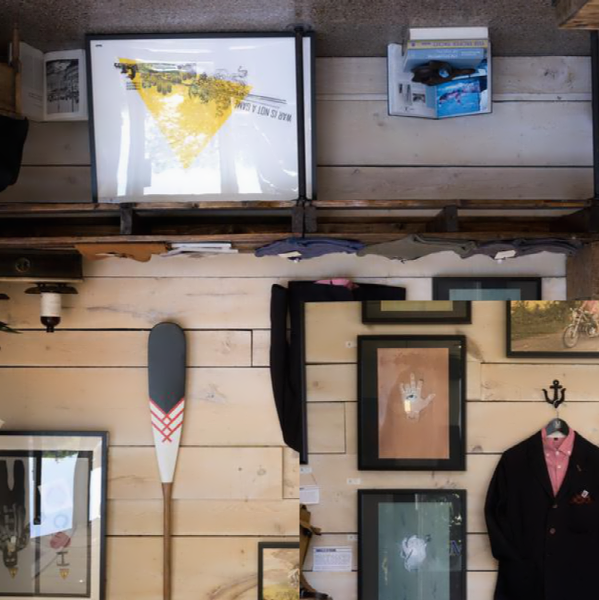
#> input picture pil_image.png, 599 x 600 px
$ python affine.py
#> lines starting #> are read from the running program, lines starting #| are printed output that depends on the picture
from scipy import ndimage
from PIL import Image
import numpy as np
import pylab as pl

image = np.array(Image.open('pil_image.png').convert('L'))
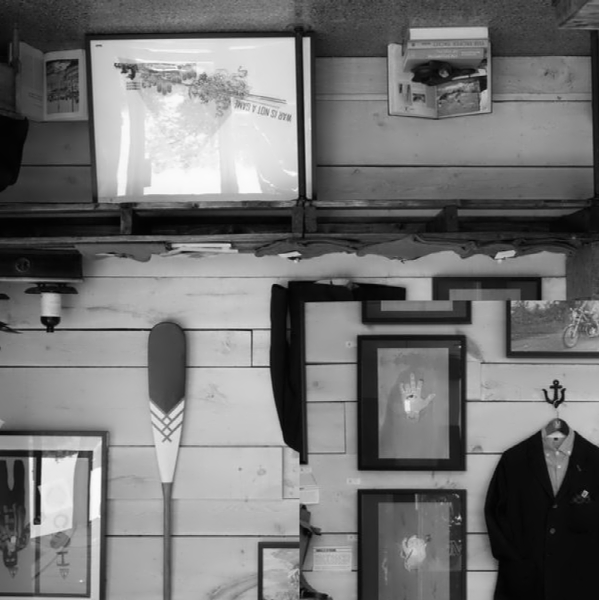
#> image: shape (600, 599); min 2, max 251, mean 115.7
H = np.array([[1.2, 0.03, -100], [0.05, 1.5, -100], [0, 0, 1]])
image2 = ndimage.affine_transform(image, H[:2, :2], (H[0, 2], H[1, 2]))
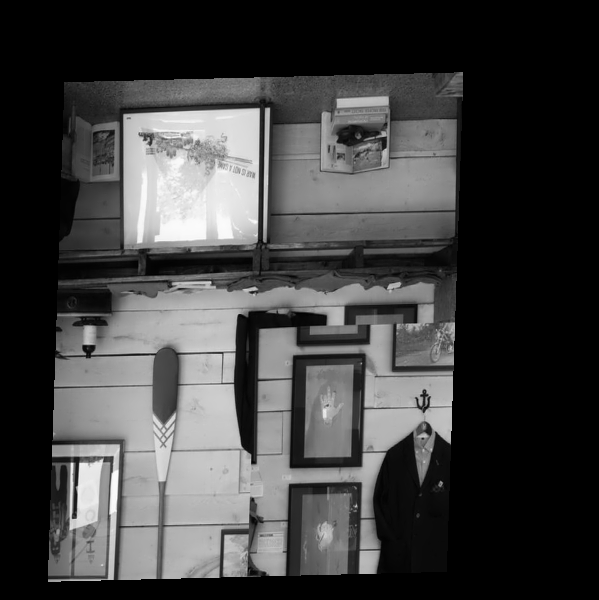
#> image2: shape (600, 599); min 0, max 252, mean 64.2

pl.figure()
pl.gray()
pl.imshow(image2)
pl.show()

$ run again, with IMG_0490.png copied over pil_image.png
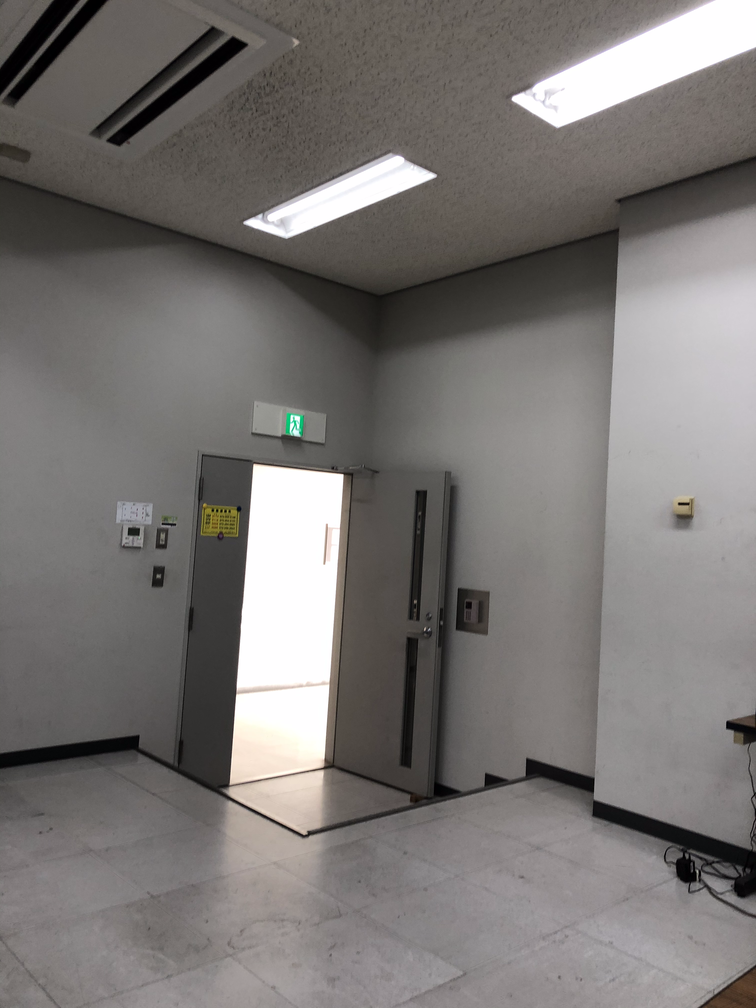
#> input picture IMG_0490.png, 756 x 1008 px
#> `image2 = ndimage.affine_transform(image, H[:2, :2], (H[0, 2], H[1, 2]))`:
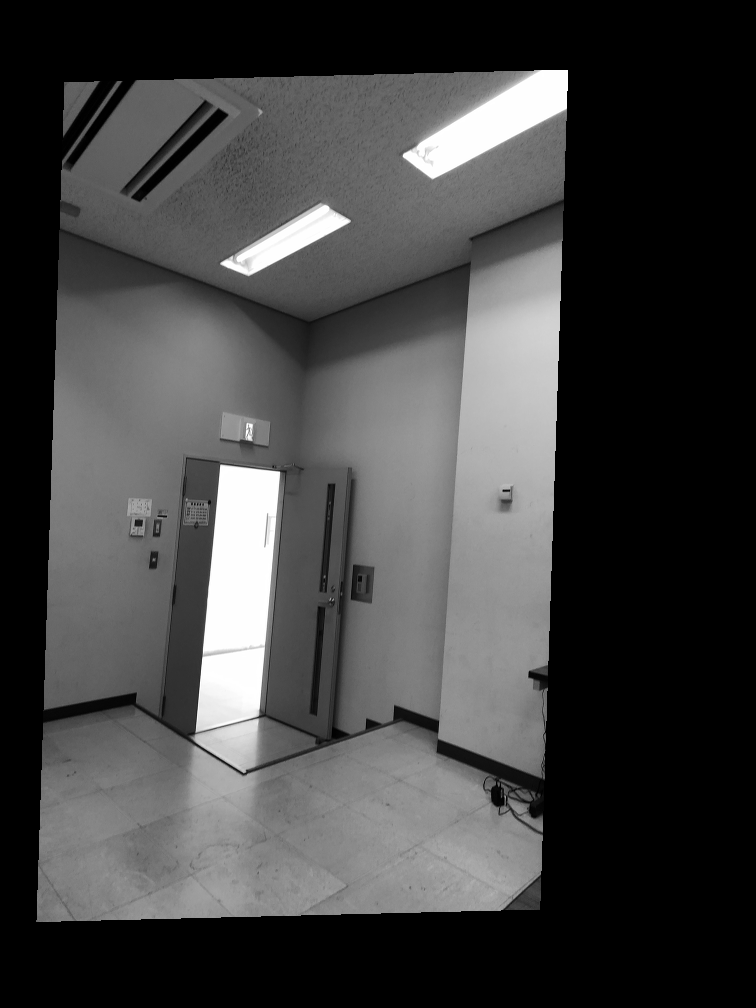
#> image2: shape (1008, 756); min 0, max 255, mean 66

$ run again, with IMG_0491.png copied over pil_image.png
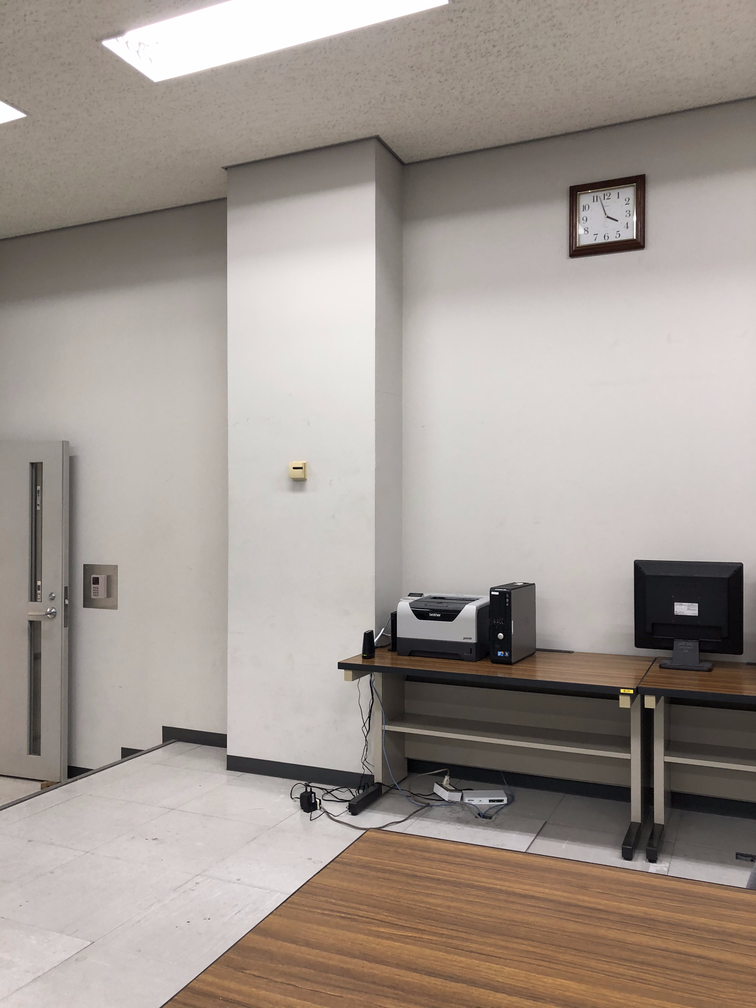
#> input picture IMG_0491.png, 756 x 1008 px
#> `image = np.array(Image.open('pil_image.png').convert('L'))`:
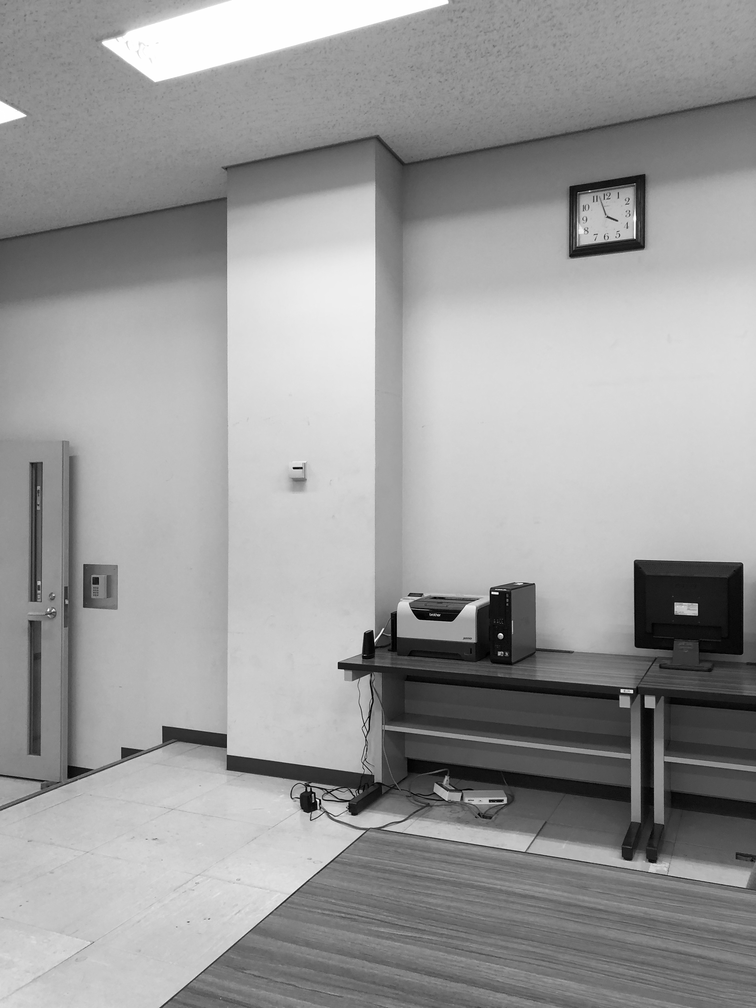
#> image: shape (1008, 756); min 0, max 255, mean 154.7
#> `image2 = ndimage.affine_transform(image, H[:2, :2], (H[0, 2], H[1, 2]))`:
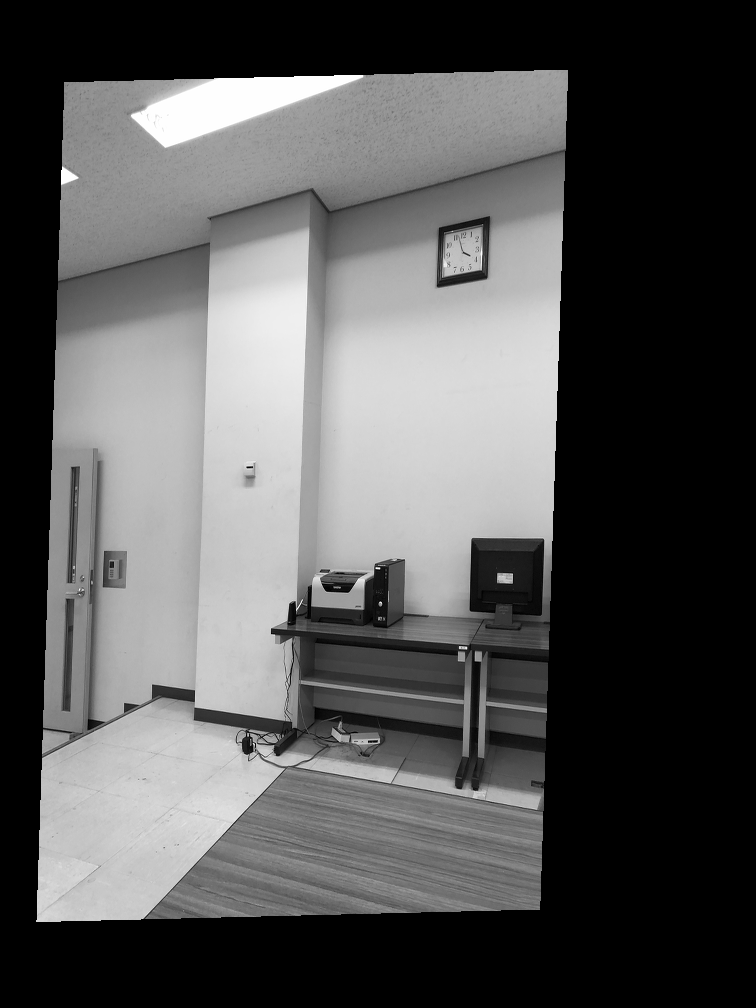
#> image2: shape (1008, 756); min 0, max 255, mean 85.8

$ run again, with IMG_0492.png copied over pil_image.png
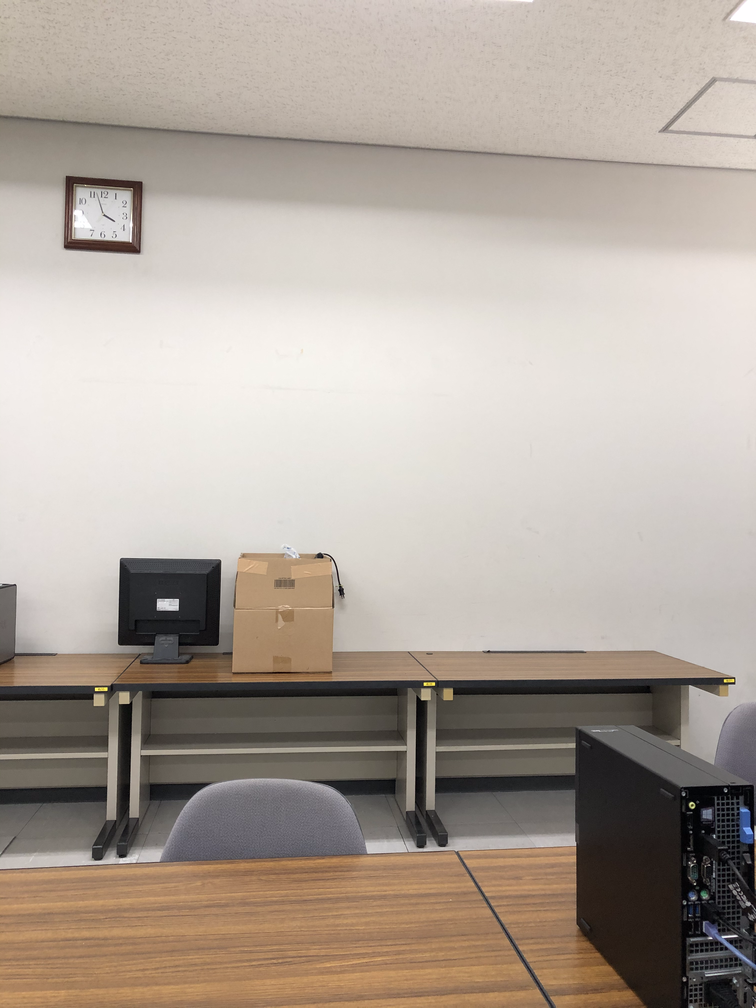
#> input picture IMG_0492.png, 756 x 1008 px
#> `image = np.array(Image.open('pil_image.png').convert('L'))`:
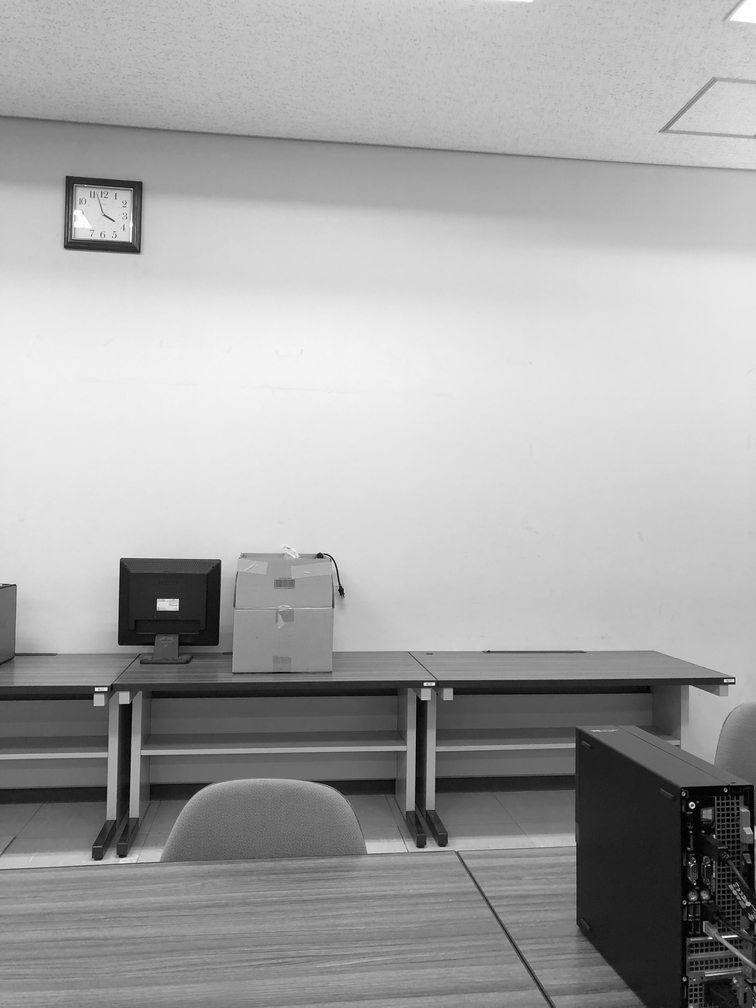
#> image: shape (1008, 756); min 0, max 255, mean 165.6
#> `image2 = ndimage.affine_transform(image, H[:2, :2], (H[0, 2], H[1, 2]))`:
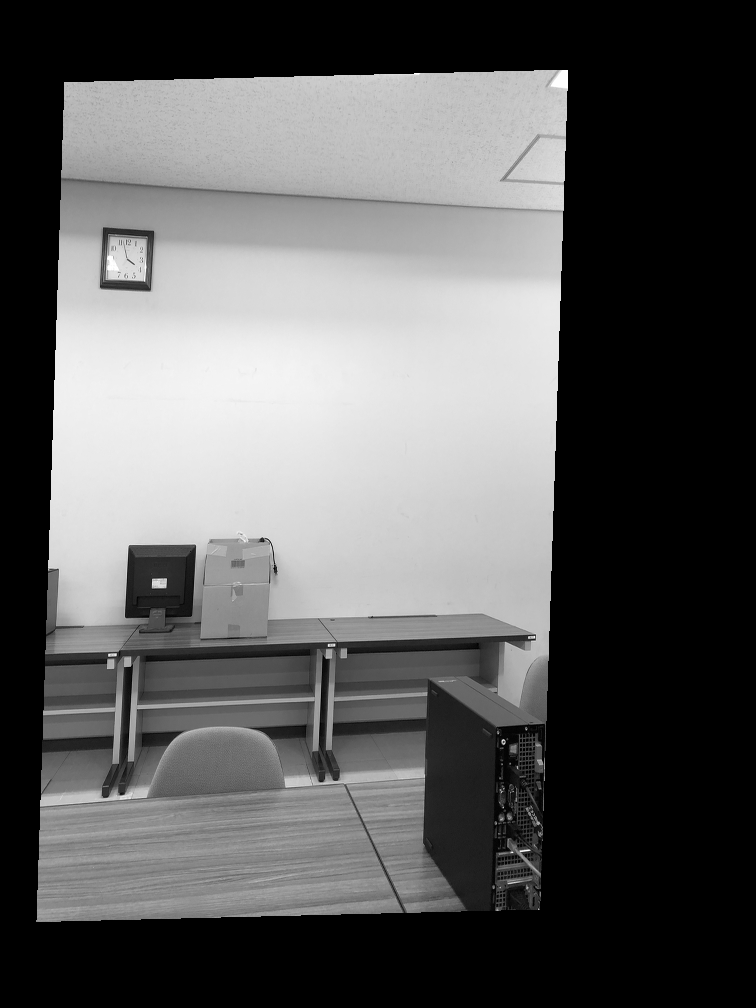
#> image2: shape (1008, 756); min 0, max 255, mean 91.9
